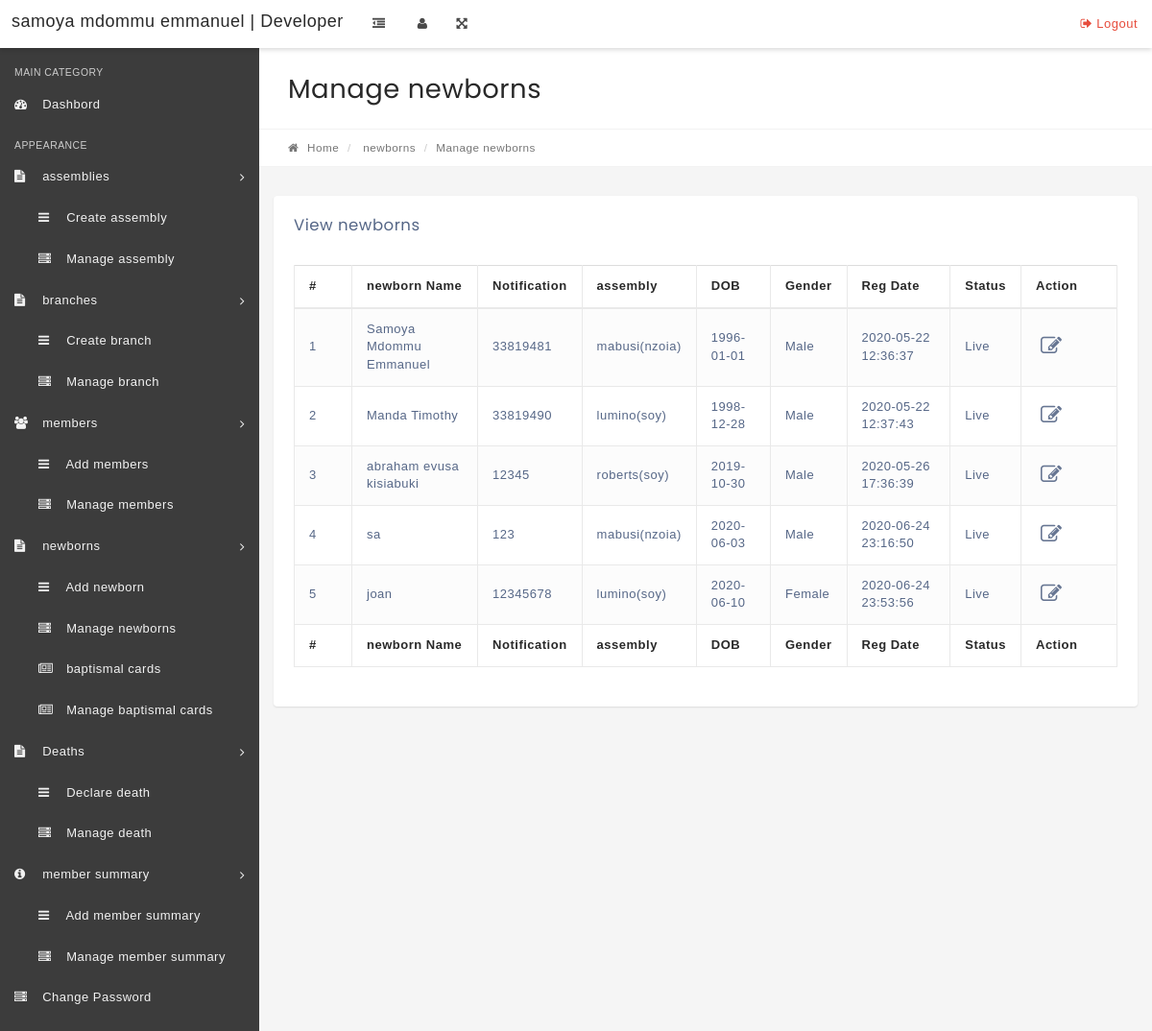
/manage-newborn-secretary.php, run on the app's committed database.
### tables this page shows
CREATE TABLE `newborns` (
  `id` int(11) NOT NULL,
  `newbornName` varchar(100) NOT NULL,
  `notificationNo` varchar(100) NOT NULL,
  `fatherEmail` varchar(100) NOT NULL,
  `Gender` varchar(10) NOT NULL,
  `DOB` varchar(100) NOT NULL,
  `assemblyId` int(11) NOT NULL,
  `RegDate` timestamp NOT NULL DEFAULT CURRENT_TIMESTAMP,
  `UpdationDate` timestamp NULL DEFAULT NULL ON UPDATE CURRENT_TIMESTAMP,
  `Status` int(1) NOT NULL
);

CREATE TABLE `assembly` (
  `id` int(11) NOT NULL,
  `name` varchar(80) DEFAULT NULL,
  `nameNumeric` int(4) NOT NULL,
  `location` varchar(5) NOT NULL,
  `CreationDate` timestamp NOT NULL DEFAULT CURRENT_TIMESTAMP,
  `UpdationDate` timestamp NOT NULL DEFAULT '0000-00-00 00:00:00' ON UPDATE CURRENT_TIMESTAMP
);

### manage-newborn-secretary.php (the view, shortened to what this page needs)
<?php
include('includes/config.php');
if(strlen($_SESSION['alogin'])=="")
    {
    header("Location: index.php");
    }
    else{
?>
<!DOCTYPE html>
<html lang="en">
    <head>
        <link rel="stylesheet" href="css/bootstrap.min.css" media="screen" >
        <link rel="stylesheet" href="css/font-awesome.min.css" media="screen" >
        <link rel="stylesheet" href="css/animate-css/animate.min.css" media="screen" >
        <link rel="stylesheet" href="css/lobipanel/lobipanel.min.css" media="screen" >
        <link rel="stylesheet" href="css/prism/prism.css" media="screen" >
        <link rel="stylesheet" type="text/css" href="js/DataTables/datatables.min.css"/>
        <link rel="stylesheet" href="css/main.css" media="screen" >
    </head>
    <body class="top-navbar-fixed">
        <div class="main-wrapper">
   <?php include('includes/topbar.php');?>
            <div class="content-wrapper">
                <div class="content-container">
<?php include('includes/leftbar-secretary.php');?>
                    <div class="main-page">
                        <div class="container-fluid">
                            <div class="row page-title-div">
                                <div class="col-md-6">
                                    <h2 class="title">Manage newborns</h2>
                                </div>
                            </div>
                            <div class="row breadcrumb-div">
                                <div class="col-md-6">
                                    <ul class="breadcrumb">
            							<li><a href="dashboard-secretary.php"><i class="fa fa-home"></i> Home</a></li>
                                        <li> newborns</li>
            							<li class="active">Manage newborns</li>
            						</ul>
                                </div>
                            </div>
                        </div>
                        <section class="section">
                            <div class="container-fluid">
                                <div class="row">
                                    <div class="col-md-12">
                                        <div class="panel">
                                            <div class="panel-heading">
                                                <div class="panel-title">
                                                    <h5>View newborns</h5>
                                                </div>
                                            </div>
                                            <div class="panel-body p-20">
                                                <table id="example" class="display table table-striped table-bordered" cellspacing="0" width="100%">
                                                    <thead>
                                                        <tr>
                                                            <th>#</th>
                                                            <th>newborn Name</th>
                                                            <th>Notification</th>
                                                            <th>assembly</th>
                                                            <th>DOB</th>
                                                            <th>Gender</th>
                                                            <th>Reg Date</th>
                                                            <th>Status</th>
                                                            <th>Action</th>
                                                        </tr>
                                                    </thead>
                                                    <tfoot>
                                                        <tr>
                                                          <th>#</th>
                                                            <th>newborn Name</th>
                                                            <th>Notification</th>
                                                            <th>assembly</th>
                                                            <th>DOB</th>
                                                            <th>Gender</th>
                                                            <th>Reg Date</th>
                                                            <th>Status</th>
                                                            <th>Action</th>
                                                        </tr>
                                                    </tfoot>
                                                    <tbody>
<?php $sql = "SELECT newborns.newbornName,newborns.notificationNo,newborns.Gender,newborns.DOB,newborns.RegDate,newborns.id,newborns.Status,assembly.name,assembly.location from newborns join assembly on assembly.id=newborns.assemblyId where Status=1";
$query = $dbh->prepare($sql);
$query->execute();
$results=$query->fetchAll(PDO::FETCH_OBJ);
$cnt=1;
if($query->rowCount() > 0)
{
foreach($results as $result)
{   ?>
<tr>
 <td><?php echo htmlentities($cnt);?></td>
                                                            <td><?php echo htmlentities($result->newbornName);?></td>
                                                            <td><?php echo htmlentities($result->notificationNo);?></td>
                                                            <td><?php echo htmlentities($result->name);?>(<?php echo htmlentities($result->location);?>)</td>
                                                            <td><?php echo htmlentities($result->DOB);?></td>
                                                            <td><?php echo htmlentities($result->Gender);?></td>
                                                            <td><?php echo htmlentities($result->RegDate);?></td>
                                                             <td><?php if($result->Status==1){
echo htmlentities('Live');
}
else{
   echo htmlentities('Dead');
}
                                                                ?></td>
<td>
<a href="edit-newborn.php?id=<?php echo htmlentities($result->id);?>"><i class="fa fa-edit" title="Edit Record"></i> </a>
</td>
</tr>
<?php $cnt=$cnt+1;}} ?>
                                                    </tbody>
                                                </table>
                                            </div>
                                        </div>
                                    </div>
                                                </div>
                                            </div>
                                        </div>
                                    </div>
                                </div>
                            </div>
    </body>
</html>
<?php } ?>

### data on the page
newborns: newbornName "Samoya Mdommu Emmanuel", notificationNo "33819481", assemblyId.name "mabusi", assemblyId.location "nzoia", DOB "1996-01-01", Gender "Male", RegDate "2020-05-22 12:36:37"
newborns: newbornName "Manda Timothy", notificationNo "33819490", assemblyId.name "lumino", assemblyId.location "soy", DOB "1998-12-28", Gender "Male", RegDate "2020-05-22 12:37:43"
newborns: newbornName "abraham evusa kisiabuki", notificationNo "12345", assemblyId.name "roberts", assemblyId.location "soy", DOB "2019-10-30", Gender "Male", RegDate "2020-05-26 17:36:39"
newborns: newbornName "sa", notificationNo "123", assemblyId.name "mabusi", assemblyId.location "nzoia", DOB "2020-06-03", Gender "Male", RegDate "2020-06-24 23:16:50"
newborns: newbornName "joan", notificationNo "12345678", assemblyId.name "lumino", assemblyId.location "soy", DOB "2020-06-10", Gender "Female", RegDate "2020-06-24 23:53:56"
